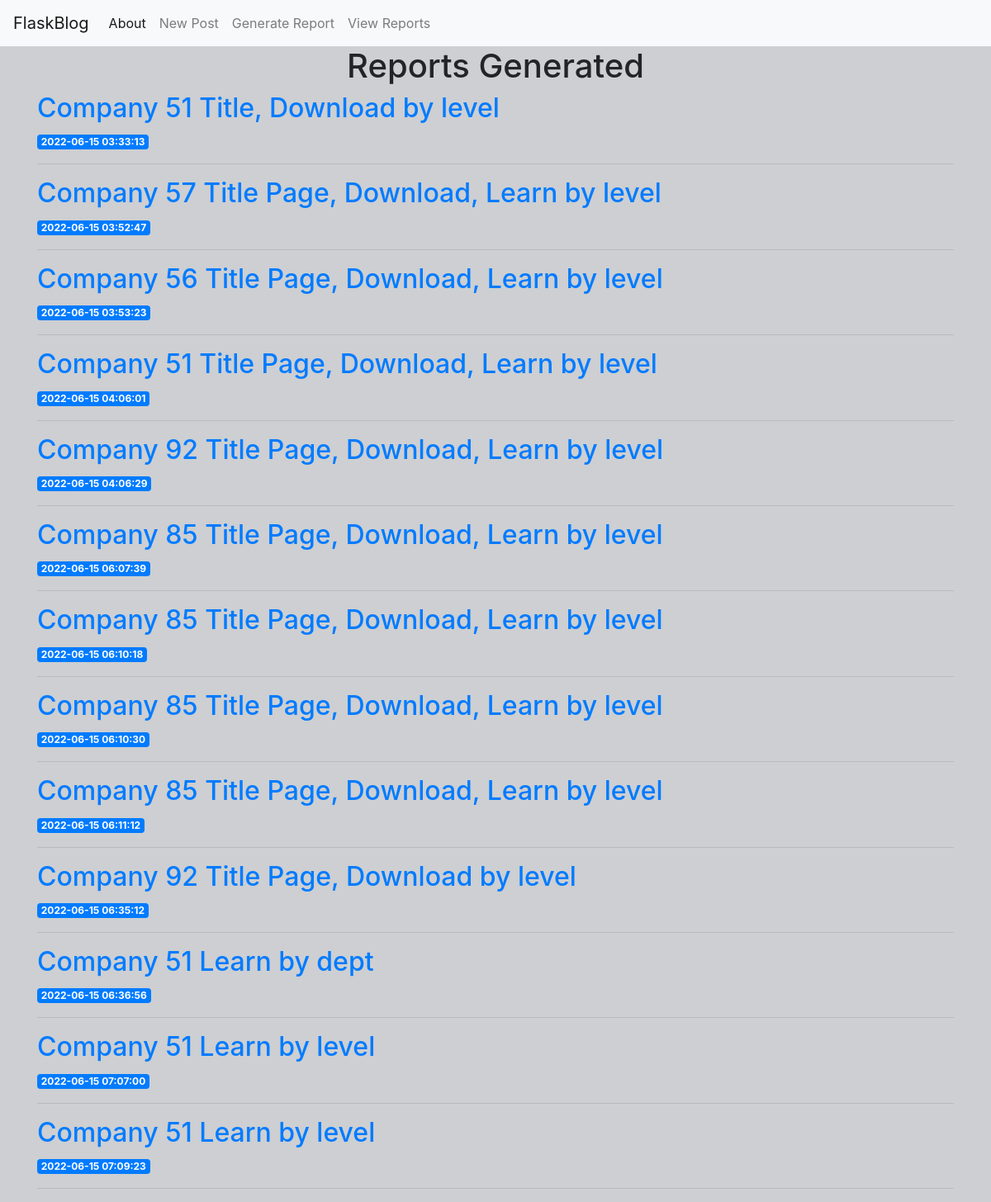
Page /reports on the committed database.
### tables this page shows
CREATE TABLE reports (
    id INTEGER PRIMARY KEY AUTOINCREMENT,
    created TIMESTAMP NOT NULL DEFAULT CURRENT_TIMESTAMP,
    companyID INTEGER NOT NULL,
    options TEXT NOT NULL,
    groupBy TEXT NOT NULL,
    startDate DATE NOT NULL,
    endDate DATE NOT NULL
);

### app.py (the view)
@app.route('/reports')
def reports():
    conn = get_db_connection()
    reports = conn.execute('SELECT * FROM reports').fetchall()
    conn.close()
    return render_template('reports.html', reports=reports)

### app.py (called while the page is built)
def get_db_connection():
    conn = sqlite3.connect('database.db')
    conn.row_factory = sqlite3.Row
    return conn

### templates/reports.html
{% extends 'base.html' %}
{% block content %}
    <h1 class="text-center">{% block title %} Reports Generated {% endblock %}</h1>
    {% for report in reports %}
        <a href="{{ url_for('report', report_id=report['id']) }}">
            <h2>Company {{ report['companyID'] }} {{ report['options'] }} by {{ report['groupBy'] }} </h2>
        </a>
        <span class="badge badge-primary">{{ report['created'] }}</span>
        <hr>
    {% endfor %}
{% endblock %}

### rows in the picture
reports: companyID "51", options "Title, Download", groupBy "level", created "2022-06-15 03:33:13"
reports: companyID "57", options "Title Page, Download, Learn", groupBy "level", created "2022-06-15 03:52:47"
reports: companyID "56", options "Title Page, Download, Learn", groupBy "level", created "2022-06-15 03:53:23"
reports: companyID "51", options "Title Page, Download, Learn", groupBy "level", created "2022-06-15 04:06:01"
reports: companyID "92", options "Title Page, Download, Learn", groupBy "level", created "2022-06-15 04:06:29"
reports: companyID "85", options "Title Page, Download, Learn", groupBy "level", created "2022-06-15 06:07:39"
reports: companyID "85", options "Title Page, Download, Learn", groupBy "level", created "2022-06-15 06:10:18"
reports: companyID "85", options "Title Page, Download, Learn", groupBy "level", created "2022-06-15 06:10:30"
reports: companyID "85", options "Title Page, Download, Learn", groupBy "level", created "2022-06-15 06:11:12"
reports: companyID "92", options "Title Page, Download", groupBy "level", created "2022-06-15 06:35:12"
reports: companyID "51", options "Learn", groupBy "dept", created "2022-06-15 06:36:56"
reports: companyID "51", options "Learn", groupBy "level", created "2022-06-15 07:07:00"
reports: companyID "51", options "Learn", groupBy "level", created "2022-06-15 07:09:23"
